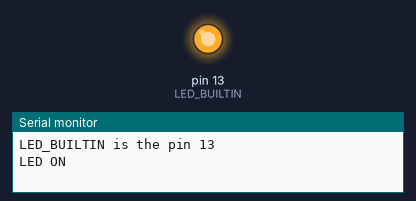
The sketch below on a simulated Arduino Uno, built with avr-gcc and run on an emulated ATmega328P. Shown: output pins drawn as LEDs (lit = HIGH), the last lines printed to the serial monitor.

Above: at 1.5 s.
At 4.5 s:
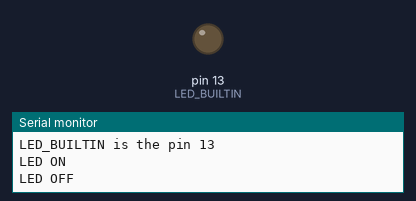
Timing chart, 0 to 7.8 s (numbered marks = the images above):
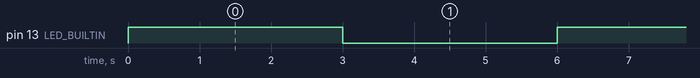

The sketch:

01_led_blink.ino
```cpp
/*
  Blink

  Turns an LED on and off repeatedly using the given delay in ms.

  Most Arduinos have an on-board LED you can control.
  On the UNO R3 it can be found on the digital pin 13.
  LED_BUILTIN is set to the correct LED pin independent of which board is used.

  This code is based on the public domain example:
  https://www.arduino.cc/en/Tutorial/BuiltInExamples/Blink
*/

constexpr int DELAY_MS = 3 * 1000;

// the setup function runs once when you press reset or power the board
void setup()
{
  // initialize digital pin LED_BUILTIN as an output
  // => the pin can now send voltage signals (either HIGH or LOW) to any
  //    component connected to it, such as an LED
  pinMode(LED_BUILTIN, OUTPUT);
  // by default all pins are set to input on Arduino startup, which means
  // they are high-impedance and do not source or sink current

  // setup the serial output
  // => the argument is the baud rate (the speed of communication, measured in bits per second (bps))
  //    9600 bits per second is a standard speed for serial communication
  Serial.begin(9600);
  Serial.println("LED_BUILTIN is the pin " + String(LED_BUILTIN));
}

// the loop function runs over and over again forever
void loop()
{
  // make the voltage level HIGH on the digital pin 13/LED
  // => turns the board and a connected LED on
  digitalWrite(LED_BUILTIN, HIGH);
  Serial.println("LED ON");
  // do nothing else for the time of the delay
  delay(DELAY_MS);

  // make the voltage level LOW on the digital  pin 13/LED
  // => turns the board and a connected LED off
  digitalWrite(LED_BUILTIN, LOW);
  Serial.println("LED OFF");
  // do nothing else for the time of the delay
  delay(DELAY_MS);
}
```

Measured:
- by itself, pin 13 (LED_BUILTIN): alternates HIGH for 3.0 s and LOW for 3.0 s
